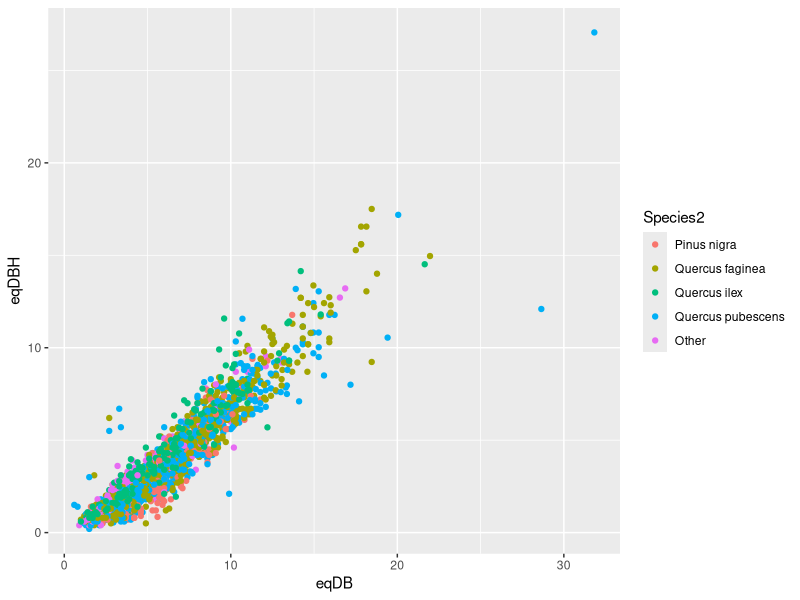
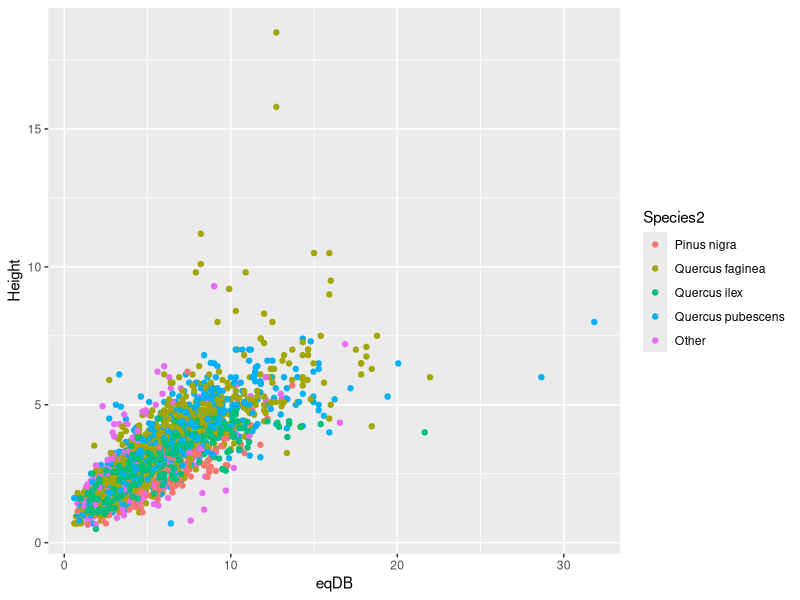

Generate these figures, in order, with R:
rm(list=ls())

library(reshape2)
library(tidyverse)
library(forcats)
library(broom)


# Load and wrangle the data -----------------------------------------------------------

targets <- read_tsv("./data/Pinos.txt")
competitors <- read_tsv("./data/Competidores.txt")
crecimientos <- read_tsv("./data/Crecimientos.txt")

##### Wrangle target dataset

      targets <- targets %>%
            mutate(Met = ((Met1 + Met2 + Met3 + Met4 + Met5)/5),      # average height growth
                   RelHG = Met/Height,
                   DB = DB/10,                 # in cm
                   DBH = DBH/10,               # in cm
                   eq_DBH = (0.41257*DB - 0.3467))   # allometry


##### Wrangle competitors dataset
      
      # Replace 0s by NAs
      competitors$eqDBH <- map_dbl(competitors$eqDBH, function(x){replace(x, x == 0, NA)})
      competitors$eqDB <- map_dbl(competitors$eqDB, function(x){replace(x, x == 0, NA)})
      
      # Parse "species" to factor
      competitors$Species <- factor(competitors$Species)
      
      # Correct aberrant data
      competitors$eqDB[competitors$ID_compet == 82701] <- 25
      
      # Change unities and lump species into three categories
      competitors <- competitors %>%
            mutate(eqDBH = eqDBH/10,                     # in cm
                   eqDB = eqDB/10,                       # in cm 
                   Species2 = fct_lump(Species, n=4))    # lump species into 5 categories
      
      competitors$Species2[is.na(competitors$Species2)] <- "Other"

      
##### Wrangle crecimientos dataset

      # Substitute 0s by NAs
      crecimientos$a <- map_dbl(crecimientos$a, function(x){replace(x, x == 0, NA)})
      crecimientos$b <- map_dbl(crecimientos$b, function(x){replace(x, x == 0, NA)})
      crecimientos$Mean_growth <- map_dbl(crecimientos$Mean_growth, function(x){replace(x, x == 0, NA)})
      crecimientos$SD_growth <- map_dbl(crecimientos$SD_growth, function(x){replace(x, x == 0, NA)})



# Compute missing diameter values -----------------------------------------

# We want to determine DBH based on DB, and viceversa. However, we will do this on a species-specific way,
#       determining the allometry between both variables for each species

# Firs, let's have a look at the DBH - DB relationship
ggplot(competitors) +
      geom_point(aes(eqDB, eqDBH, color=Species2))

# And the height- DB relationship
ggplot(competitors) +
      geom_point(aes(eqDB, Height, color=Species2))


# define model to apply (lineal model)
species_model <- function (df) {
      lm(eqDBH ~ eqDB, data = df)
}

# nest data into a list of dataframes (by species)
# and apply the models
models <- competitors %>%
      group_by (Species2) %>%
      nest() %>%
      mutate(mod= map(data, species_model),
             glance = mod %>% map(broom::glance),    # R2
             tidy = mod %>% map(tidy),               # coefficients
             augment = mod %>% map(augment))         # predictions 

# extract the coefficients
model_coefs <- models %>%
      unnest(tidy) %>%
      dplyr::select(-(std.error: p.value)) %>%
      spread(term, estimate)

competitors <- competitors %>%
      mutate(eqDBH = ifelse (is.na(eqDBH) & Species2 == "Pinus nigra", -1.5908+0.8204*eqDB,
                              ifelse (is.na(eqDBH) & Species2 == "Quercus faginea", -1.0052+0.7913*eqDB,
                              ifelse (is.na(eqDBH) & Species2 == "Quercus ilex", -0.4908+0.7991*eqDB,
                              ifelse (is.na(eqDBH) & Species2 == "Quercus pubescens", -0.77784+0.7385*eqDB,
                              ifelse (is.na(eqDBH) & Species2 == "Other", -0.3873+0.7603*eqDB,
                                                              eqDBH)))))) %>%
      mutate(eqDB = ifelse (is.na(eqDB) & Species2 == "Pinus nigra", (eqDBH + 1.5908) / 0.8204,
                              ifelse (is.na(eqDB) & Species2 == "Quercus faginea", (eqDBH +1.0052) /0.7913,
                              ifelse (is.na(eqDB) & Species2 == "Quercus ilex", (eqDBH + 0.4908) / 0.7991,
                              ifelse (is.na(eqDB) & Species2 == "Quercus pubescens", (eqDBH + 0.77784) / 0.7385,
                              ifelse (is.na(eqDB) & Species2 == "Other", (eqDBH+0.3873) /0.7603,
                                                              eqDB))))))



# Compute radial growth for analyses --------------------------------------

dendro <- crecimientos %>%
      select(ID_pine,Year, Mean_growth) %>%
      mutate(year1="y") %>%
      unite(yearN, year1, Year) %>%
      spread(yearN, Mean_growth)

# make growth to be in diameter cm per year )divide by 1000 and multiply by 2
dendro[-1] <- dendro[-1]/500 

dendro <- dendro %>%
      mutate(RG=(y_2016 + y_2015 + y_2014 + y_2013 + y_2012)/5)
targets <- left_join(targets, dendro) %>%
      mutate(DB_2015 = DB - y_2016,
             DB_2014 = DB_2015 - y_2015,
             DB_2013 = DB_2014 - y_2014,
             DB_2012 = DB_2013 - y_2013,
             DB_2011 = DB_2012 - y_2012)


# Create the datasets for computing neighborhood indices ------------------

competitors$neighbours <- sequence(tabulate(competitors$ID_pine+1))
dbhs <- dcast(data=competitors, ID_pine ~ neighbours, value.var= "eqDB")[,-1]
distances <- dcast(data=competitors, ID_pine ~ neighbours, value.var= "Dist_pine")[,-1]
species <- dcast(data=competitors, ID_pine ~ neighbours, value.var= "Species2")[,-1]



save(targets, dbhs, distances, species, file="./data/NCI.Rdata")
